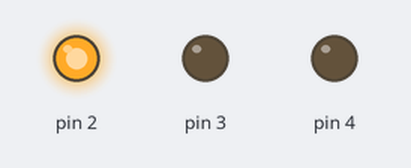
This sketch was run on a simulated Arduino Uno, built with avr-gcc and run on an emulated ATmega328P. Shown: output pins drawn as LEDs (lit = HIGH).

Above: at 1.5 s.
At 4.5 s:
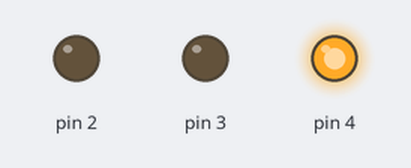
At 6.5 s:
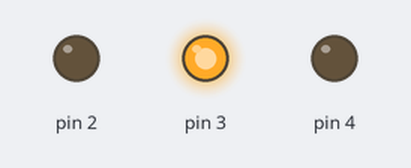
Timing chart, 0 to 9.1 s (numbered marks = the images above):
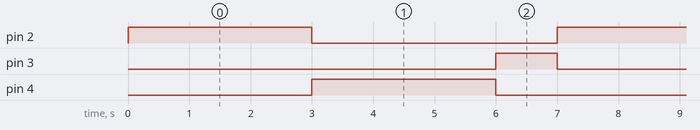

The sketch:

_P_4.ino
```cpp
#define F_CPU 16000000UL
#include <avr/io.h>
#include <util/delay.h>

int main(void)
{
    DDRD |= 0x1C;

    while(1)
    {
        PORTD = (1<<PD2);
        _delay_ms(3000);

        PORTD = (1<<PD4);
        _delay_ms(3000);

        PORTD = (1<<PD3);
        _delay_ms(1000);
    }
}
```

Measured:
- by itself, pin 2, pin 4: alternates HIGH for 3.0 s and LOW for 4.0 s
- by itself, pin 3: alternates HIGH for 1.0 s and LOW for 6.0 s
- by itself, everything shown: repeats every 7.0 s, in 3 steps
